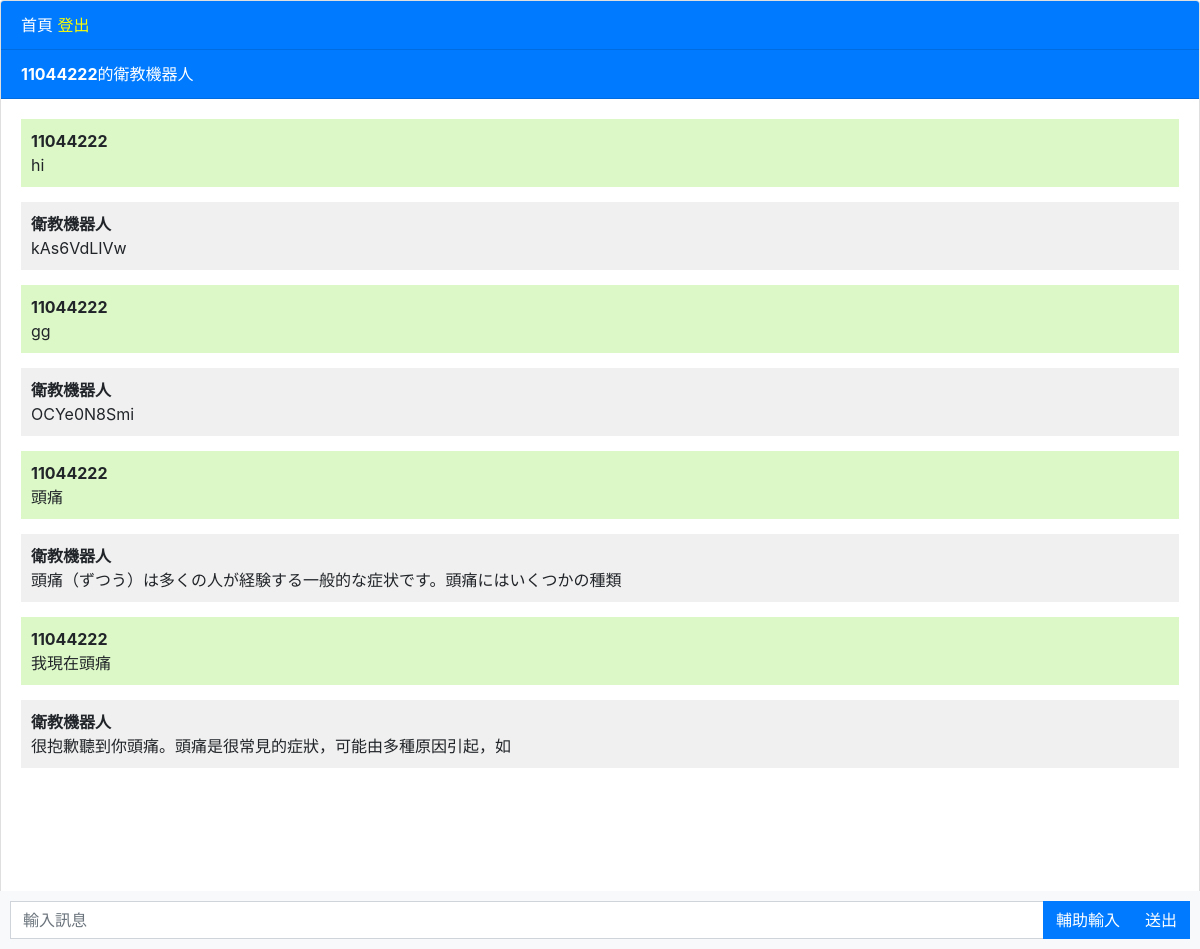
The page /chatbot (signed in) on the database its author committed.
### chatbot/models.py (models this page shows, shortened)
class Chat(models.Model):
    user = models.ForeignKey(User, on_delete=models.CASCADE)
    message = models.TextField()
    response = models.TextField()
    created_at = models.DateTimeField(auto_now_add=True)

### chatbot/views.py (the view)
# urls.py: path("chatbot", views.chatbot ,name='chatbot'),
def chatbot(request):
    chats = Chat.objects.filter(user=request.user)
    if request.method == 'POST':
        message = request.POST.get('message')
        response = ask_openai(message)
        chat = Chat(user=request.user, message=message, response=response, created_at=timezone.now())
        chat.save()
        return JsonResponse({'message': message, 'response': response})
    return render(request, 'chatbot.html', {'chats': chats})

### templates/chatbot.html (shortened to what this page needs)
{% extends 'base.html' %}
{% block content %}
<div class="chat-container">
  <div class="card flex-grow-1">
    {% if user.is_authenticated %}
    <div class="card-header bg-primary text-white"><a style="color:white" href="index">首頁   </a><a style="color: yellow;" href="logout">登出</a></div>
    <div class="card-header bg-primary text-white"><b>{{user.username}}</b>的衛教機器人   </div>
    {% else %}
    <div class="card-header bg-primary text-white"><a style="color: yellow" href="login">Login</a>   <a style="color: yellow;" href="register">Register</a></div>
    {% endif %}
    <div class="card-body messages-box">
      <ul class="list-unstyled messages-list">
        {% for chat in chats %}
          {% if chat.user == request.user %}
            <li class="message sent">
          <div class="message-text">
            <div class="message-sender">
              <b>{{user.username}}</b>
            </div>
            <div class="message-content">
              {{chat.message}}
            </div>
          </div>
        </li>
        <li class="message received">
          <div class="message-text">
            <div class="message-sender">
              <b>衛教機器人</b>
            </div>
            <div class="message-content">
              {{chat.response}}
            </div>
          </div>
        </li>
          {% endif %}
        {% endfor %}
      </ul>
    </div>
    <br><br>
    <br><br>
    <br><br>
  </div>
  <form class="message-form">
    <div class="input-group">
      <input type="text" class="form-control message-input" placeholder="輸入訊息">
      <div class="input-group-append">
        <button type="submit" class="btn btn-primary btn-send">輔助輸入</button>
        <button type="submit" class="btn btn-primary btn-send">送出</button>
      </div>
    </div>
  </form>
</div>
{% endblock %}

### templates/chatbot.html (style rules this page uses)
body, html { height: 100%; }
.messages-box { flex: 1; overflow-y: auto; }
.messages-list { padding-left: 0; }
.message { margin-bottom: 15px; list-style: none; }
.message-text { padding: 10px; border-radius: 5px; }
.sent { background-color: #dcf8c6; align-self: flex-end; }
.received { background-color: #f1f0f0; align-self: flex-start; }
.message-form { display: flex; position: fixed; bottom: 0; left: 0; right: 0; padding: 10px; background-color: #f8f9fa; }
.message-input { flex: 1; border-radius: 0; border-right: none; }
.btn-send { border-radius: 0; }
.chat-container { height: 100%; display: flex; flex-direction: column; }

### rows shown on the page
Chat: message "hi", response "kAs6VdLIVw"
Chat: message "gg", response "OCYe0N8Smi"
Chat: message "頭痛", response "頭痛（ずつう）は多くの人が経験する一般的な症状です。頭痛にはいくつかの種類"
Chat: message "我現在頭痛", response "很抱歉聽到你頭痛。頭痛是很常見的症狀，可能由多種原因引起，如"

### other values the page prints
{{ user.username }} "11044222"
